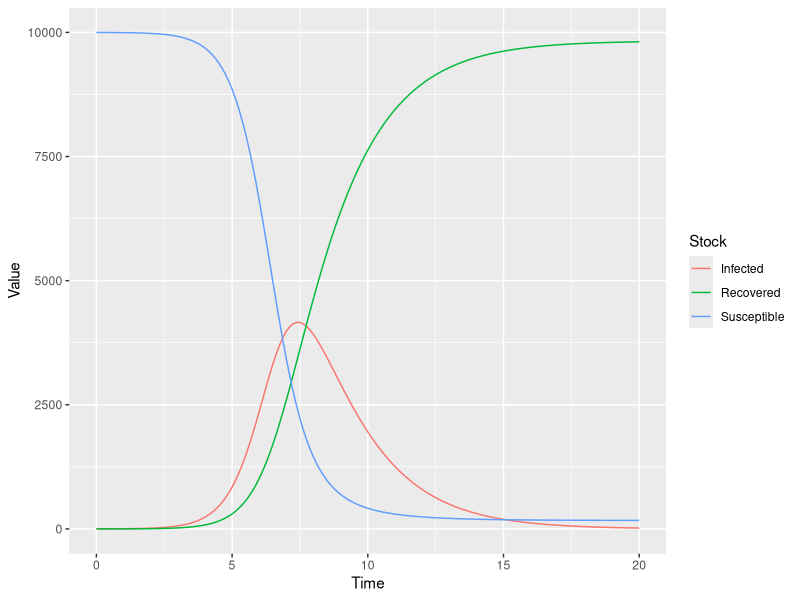

Recreate this plot in R.
###########################################
# Translation of Vensim file.
# Date created: 2016-07-25 16:56:15
###########################################
library(deSolve)
library(ggplot2)
library(reshape2)
#Displaying the simulation run parameters
START_TIME <- 0.000000
FINISH_TIME <- 20.000000
TIME_STEP <- 0.125000
#Setting aux param to NULL
auxs<-NULL

#Generating the simulation time vector
simtime<-seq(0.000000,20.000000,by=0.125000)
# Writing global variables (stocks and dependent auxs)
InitInfected = 1
stocks <-c( Infected = InitInfected , Recovered = 0 , Susceptible = 9999 )
# This is the model function called from ode
model <- function(time, stocks, auxs){
  with(as.list(c(stocks, auxs)),{
    EffectiveContactRate <- 2
    TotalPopulation <- 10000
    Beta <- EffectiveContactRate/TotalPopulation
    Delay <- 2
    Lambda <- Beta*Infected
    IR <- Lambda*Susceptible
    RR <- Infected/Delay
    d_DT_Infected  <- IR-RR
    d_DT_Recovered  <- RR
    d_DT_Susceptible  <- -IR
    return (list(c(d_DT_Infected,d_DT_Recovered,d_DT_Susceptible)))
  })
}
# Function call to run simulation
o<-data.frame(ode(y=stocks,times=simtime,func=model,parms=auxs,method='euler'))
mo<-melt(o,id.vars = 'time')
names(mo)<-c('Time','Stock','Value')
ggplot(data=mo)+geom_line(aes(x=Time,y=Value,colour=Stock))
#----------------------------------------------------
# Original text file exported from Vensim
#  Init Infected = 1
#  Infected = INTEG( IR - RR , Init Infected ) 
#  Recovered = INTEG( RR , 0) 
#  Susceptible = INTEG( - IR , 9999) 
#  Effective Contact Rate = 2
#  Total Population = 10000
#  Beta = Effective Contact Rate / Total Population 
#  Delay = 2
#  FINAL TIME = 20
#  INITIAL TIME = 0
#  Lambda = Beta * Infected 
#  IR = Lambda * Susceptible 
#  RR = Infected / Delay 
#  TIME STEP = 0.125
#  SAVEPER = TIME STEP 
#----------------------------------------------------
